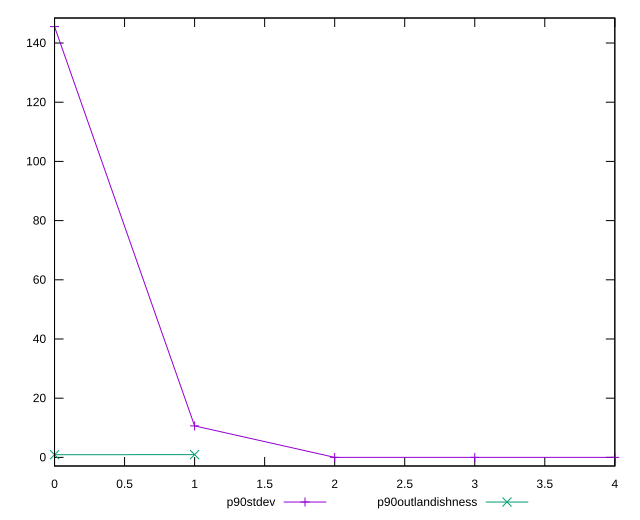

The gnuplot source for this figure:
reset

$p90Stdev <<EOF
0 145.53814874154946
1 10.640016527958954
2 0
3 0
4 0
EOF

$p90Outlandishness <<EOF
0 0.9003484196476683
1 0.933593081200219
EOF

set key outside below
set xrange [0:4]
set yrange [-2.9107629748309893:148.44891171638045]
set trange [-2.9107629748309893:148.44891171638045]
set terminal svg size 640, 520 enhanced background rgb 'white'
set output "report_00009_2021-02-08T22-37-41.559Z/uses-rel-preconnect/progression/stddev.svg"

plot $p90Stdev title "p90stdev" with linespoints, \
     $p90Outlandishness title "p90outlandishness" with linespoints

reset
